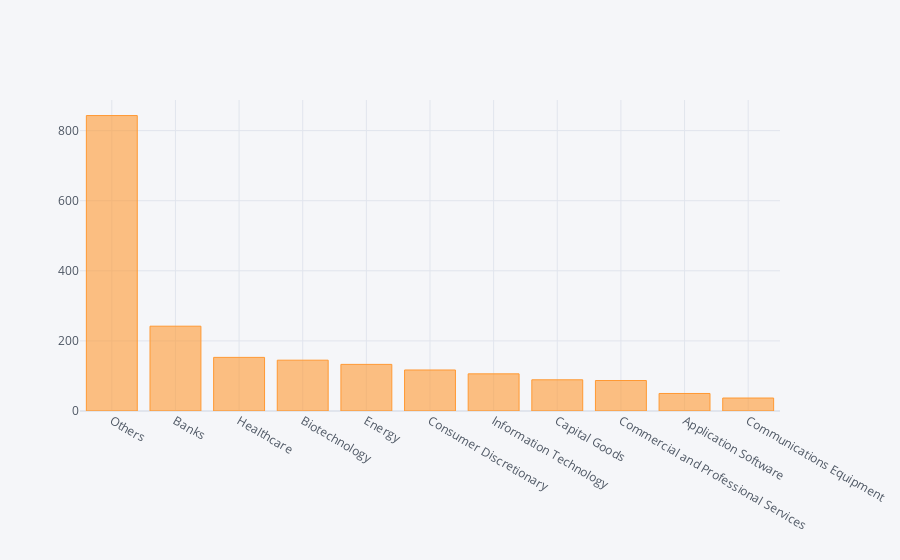

The notebook cell saved with this chart:
### Code cell
training_data.target.value_counts().iplot(kind='bar')

### Figure 1 — Plotly figure (JSON) as saved in the notebook; plotly's stock layout.template omitted (floating-point values rounded to 4 significant figures)
{"data": [{"marker": {"color": "rgba(255, 153, 51, 0.6)", "line": {"color": "rgba(255, 153, 51, 1.0)", "width": 1}}, "name": "target", "orientation": "v", "text": "", "type": "bar", "x": ["Others", "Banks", "Healthcare", "Biotechnology", "Energy", "Consumer Discretionary", "Information Technology", "Capital Goods", "Commercial and Professional Services", "Application Software", "Communications Equipment"], "y": [843, 242, 153, 145, 133, 117, 106, 89, 87, 50, 37]}], "layout": {"legend": {"bgcolor": "#F5F6F9", "font": {"color": "#4D5663"}}, "paper_bgcolor": "#F5F6F9", "plot_bgcolor": "#F5F6F9", "title": {"font": {"color": "#4D5663"}}, "xaxis": {"gridcolor": "#E1E5ED", "showgrid": true, "tickfont": {"color": "#4D5663"}, "title": {"font": {"color": "#4D5663"}, "text": ""}, "zerolinecolor": "#E1E5ED"}, "yaxis": {"gridcolor": "#E1E5ED", "showgrid": true, "tickfont": {"color": "#4D5663"}, "title": {"font": {"color": "#4D5663"}, "text": ""}, "zerolinecolor": "#E1E5ED"}}}
